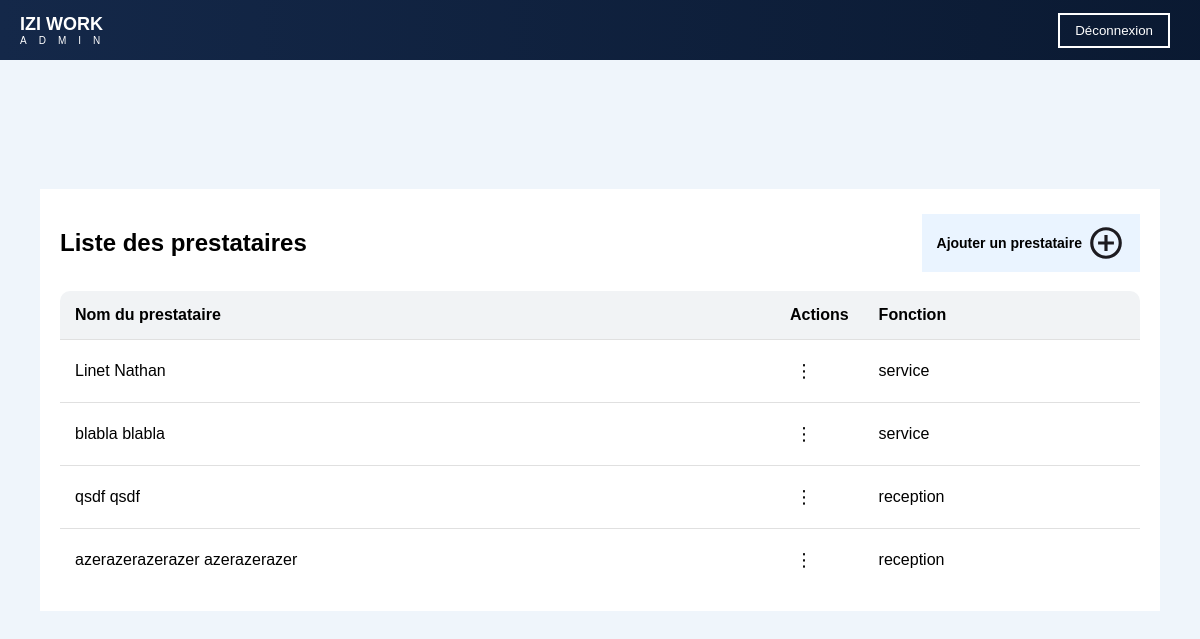
/prestataires (signed in), run on an earlier commit of the app's database.
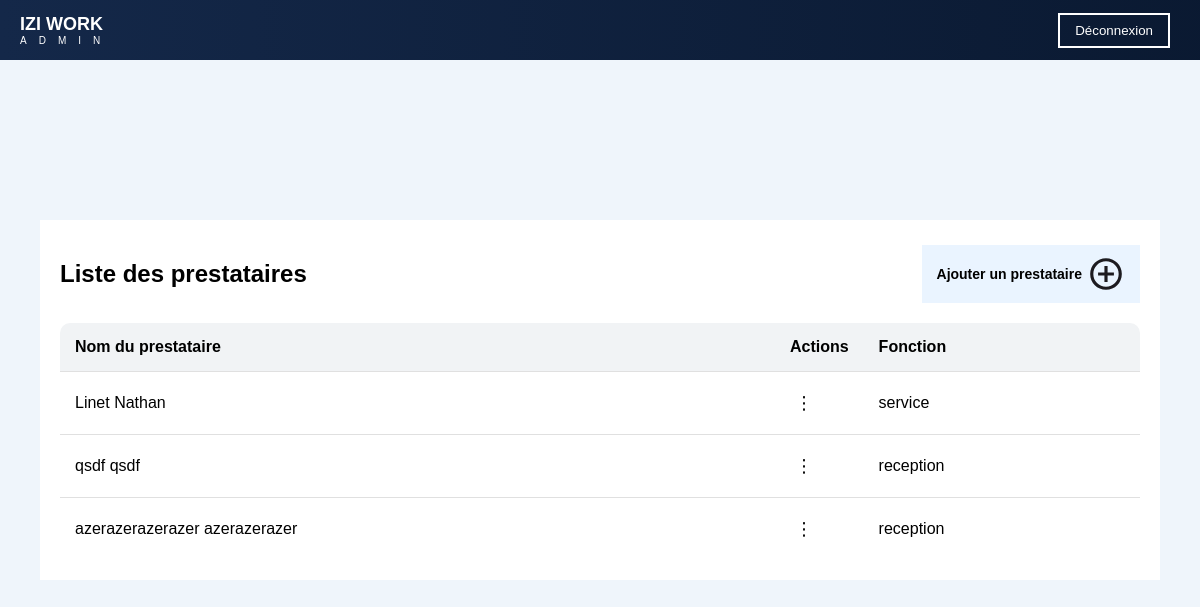
And on a later commit of the database.
### app.py (models this page shows)
class User(UserMixin, db.Model):
    __tablename__ = 'USERS'
    id = db.Column('ID', db.Integer, primary_key=True)
    email = db.Column('Adresse_mail', db.String(255), unique=True, nullable=False)
    password = db.Column('Password', db.String(255), nullable=False)
    nom = db.Column('Nom', db.String(255), nullable=False)
    prenom = db.Column('Prenom', db.String(255), nullable=False)
    photo = db.Column('Photo_de_profil', db.String(255))
    telephone = db.Column('Numero_telephone', db.String(20))
    naissance = db.Column('Date_naissance', db.Date, nullable=False)
    fonction = db.Column('Fonction', db.String(255))
    adresse = db.relationship('AdressePostale', backref='user', uselist=False)
    historique = db.relationship('Historique', backref='user')
    disponibilites = db.relationship('Disponibilite', backref='user')
    indisponibilites = db.relationship('Indisponibilite', backref='user')

### app.py (the view, shortened to what this page needs)
@app.route('/prestataires', methods=['GET', 'DELETE'])
@login_required
def prestataires():
    users = User.query.all()  # Récupération des utilisateurs depuis la base de données
    return render_template('liste_presta/liste_presta.html', users=users)

### app.py (called while the page is built)
@login_manager.user_loader
def load_user(user_id):
    return User.query.get(int(user_id))

### templates/liste_presta/liste_presta.html (shortened to what this page needs)
<!DOCTYPE html>
<html lang="fr">
<head>
    <link rel="stylesheet" href="{{ url_for('static', filename='css/style.css') }}">
</head>
<body>
    {% include 'includes/header.html' %}
    <div class="container">
        <div class="header">
            <h2>Liste des prestataires</h2>
            <a href="{{ url_for('presta') }}" class="add-btn">Ajouter un prestataire <img src="{{ url_for('static', filename='image/add_presta.svg') }}"/></a>
        </div>
        <table>
            <thead>
                <tr>
                    <th>Nom du prestataire</th>
                    <th>Actions</th>
                    <th>Fonction</th>
                </tr>
            </thead>
            <tbody>
                {% for user in users %}
                <tr>
                    <td>{{ user.nom }} {{ user.prenom }}</td>
                    <td class="actions-cell">
                        <button class="action-btn">⋮</button>
                    </td>
                    <td>{{ user.fonction }}</td>
                </tr>
                {% endfor %}
            </tbody>
        </table>
        </div>
</body>
</html>

### templates/includes/header.html
<header class="top-nav">
    <div class="logo-container">
        <div class="logo">IZI WORK</div>
        <div class="sous_logo">ADMIN</div>
    </div>
    <button class="logout-btn">Déconnexion</button>
</header>

### static/css/style.css (style rules this page uses)
body { margin: 0; padding: 0; font-family: Arial, sans-serif; display: flex; height: 100vh; background-color: #EFF5FB; }
.top-nav { position: fixed; top: 0; left: 0; width: 100%; height: 60px; background: linear-gradient(-90deg, #0A1931 0%, #142849 100%); color: white; display: flex; justify-content: space-between; align-items: center; padding: 0 20px; z-index: 1000; }
.top-nav .logo { font-weight: bold; font-size: 18px; }
.top-nav .sous_logo { font-size: 10px; letter-spacing: 12px; }
.logout-btn { background-color: transparent; color: white; border: 2px solid white; padding: 8px 15px; margin-right: 50px; cursor: pointer; transition: 0.3s; }
.container { margin: auto; background: white; padding: 20px; }
.header { display: flex; justify-content: space-between; align-items: center; margin-bottom: 15px; }
.add-btn { display: flex; align-items: center; background: #007bff15; color: black; padding: 10px 15px; text-decoration: none; font-size: 14px; font-weight: bold; }
.add-btn img { margin-left: 5px; }
table { width: 90vw; border-collapse: collapse; background: white; border-radius: 10px; overflow: hidden; }
th, td { padding: 15px; text-align: left; border-bottom: 1px solid #E0E0E0; }
th { font-weight: bold; background: #F1F3F5; }
tbody tr:last-child td { border-bottom: none; }
.actions-cell { position: relative; width: 50px; }
.action-btn { background: none; border: none; font-size: 18px; cursor: pointer; padding: 5px; }

What changed in the data, as far as the page shows it:
removed User: nom "blabla", prenom "blabla", fonction "service"
